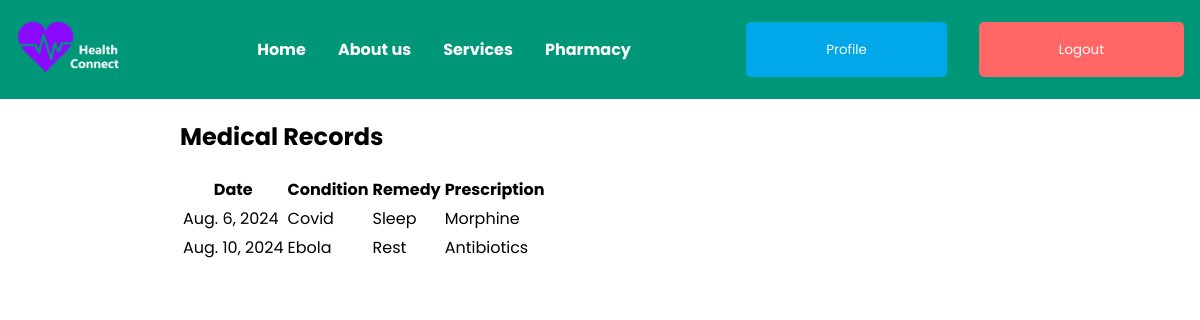
The app's page /patients/medical-history/ (signed in) with its own data.
### apps/patients/models.py (models this page shows, shortened)
class MedicalRecord(models.Model):
    patient = models.ForeignKey(Patient, on_delete=models.CASCADE, related_name='medical_records')
    condition = models.CharField(max_length=255)
    date = models.DateField()
    prescription = models.TextField()
    remedy = models.TextField()

### apps/patients/views.py (the view)
# urls.py: path('medical-history/', views.medical_history, name='medical_history'),
@login_required
def medical_history(request):
    current_user = request.user
    patient = get_object_or_404(Patient, user=current_user)
    records = MedicalRecord.objects.filter(patient=patient)
    print(f"Patient Username: {patient.user.username}")
    return render(request, 'medical-history.html', {'records': records})

### apps/patients/templates/medical-history.html
{% extends 'layout.html' %}
{% block content %}
  <h2>Medical Records</h2>
  <table>
    <tr>
      <th>Date</th>
      <th>Condition</th>
      <th>Remedy</th>
      <th>Prescription</th>
    </tr>
    {% for record in records %}
    <tr>
      <td>{{ record.date }}</td>
      <td>{{ record.condition }}</td>
      <td>{{ record.remedy }}</td>
      <td>{{ record.prescription }}</td>
    </tr>
    {% endfor %}
  </table>
{% endblock %}

### static/css/styles.css (style rules this page uses)
body { font-family: 'Poppins', sans-serif; margin: 0; padding: 0; }

### records on screen
MedicalRecord: date "Aug. 6, 2024", condition "Covid", remedy "Sleep", prescription "Morphine"
MedicalRecord: date "Aug. 10, 2024", condition "Ebola", remedy "Rest", prescription "Antibiotics"
